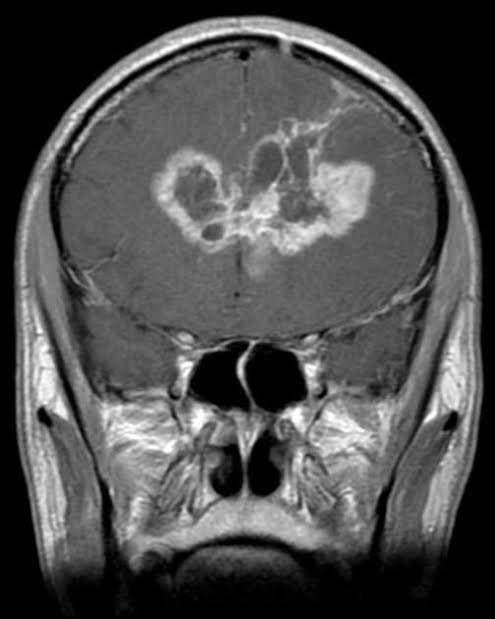
#> input picture brain_tumor_classification/Testing/glioma_tumor/image(1).jpg, 495 x 619 px
$ python -i preprocessing.py   (imports and definitions only)
#> lines starting #> are read from the running program, lines starting #| are printed output that depends on the picture
import cv2
import numpy as np
from PIL import Image


def apply_clahe(img: np.ndarray) -> np.ndarray:
    """
    Applies Contrast Limited Adaptive Histogram Equalization (CLAHE) to an image.

    Args:
        img: Input image as a numpy array (RGB, uint8).

    Returns:
        Image with CLAHE applied (uint8).
    """
    lab = cv2.cvtColor(img, cv2.COLOR_RGB2LAB)
    l, a, b = cv2.split(lab)

    clahe = cv2.createCLAHE(clipLimit=2.0, tileGridSize=(8, 8))
    cl = clahe.apply(l)

    limg = cv2.merge((cl, a, b))
    final_img = cv2.cvtColor(limg, cv2.COLOR_LAB2RGB)
    return final_img


def preprocess_image(img: Image.Image, target_size: tuple = (224, 224)) -> np.ndarray:
    """
    Standardizes image preprocessing: resize, CLAHE, and normalization.

    Args:
        img: PIL Image object.
        target_size: Desired output size.

    Returns:
        Preprocessed image as a numpy array, normalized to [0, 1].
    """
    img = img.convert("RGB")
    img = img.resize(target_size, Image.Resampling.LANCZOS)
    img_array = np.array(img)

    img_array = apply_clahe(img_array)
    img_array = img_array.astype(np.float32)

    return img_array

>>> from PIL import Image
>>> picture = Image.open('../brain_tumor_classification/Testing/glioma_tumor/image(1).jpg')
#> picture is the input picture: PIL image 495x619 RGB; min 0, max 255, mean 78.6
>>> result = preprocess_image(picture)
#> in preprocess_image, `img = img.resize(target_size, Image.Resampling.LANCZOS)`:
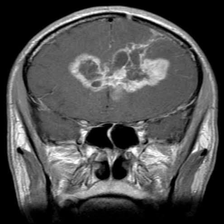
#> img: PIL image 224x224 RGB; min 0, max 255, mean 78.6
#> in apply_clahe, `lab = cv2.cvtColor(img, cv2.COLOR_RGB2LAB)`: lab: shape (224, 224, 3); mean of channels 0, 1, 2 83.4, 128, 128
#> in apply_clahe, `l, a, b = cv2.split(lab)`: a: shape (224, 224); every value is 128
#> in apply_clahe, `cl = clahe.apply(l)`:
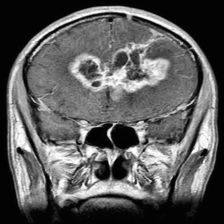
#> cl: shape (224, 224); min 1, max 255, mean 92.2
#> in apply_clahe, `limg = cv2.merge((cl, a, b))`: limg: shape (224, 224, 3); mean of channels 0, 1, 2 92.2, 128, 128

$ run again, on brain_tumor_classification/Testing/glioma_tumor/image(10).jpg
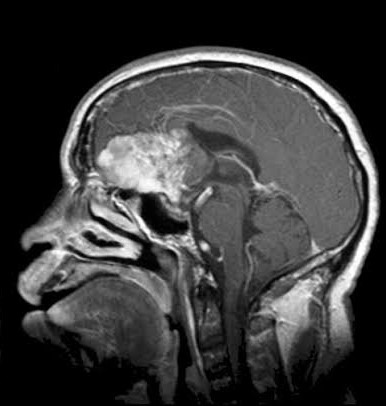
#> input picture brain_tumor_classification/Testing/glioma_tumor/image(10).jpg, 386 x 406 px
#> picture is the input picture: PIL image 386x406 RGB; min 0, max 255, mean 60.2
#> in preprocess_image, `img = img.resize(target_size, Image.Resampling.LANCZOS)`:
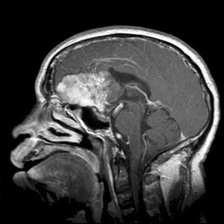
#> img: PIL image 224x224 RGB; min 0, max 255, mean 60.2
#> lab: shape (224, 224, 3); mean of channels 0, 1, 2 63.4, 128, 128
#> a: shape (224, 224); every value is 128
#> in apply_clahe, `cl = clahe.apply(l)`:
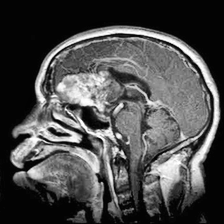
#> cl: shape (224, 224); min 1, max 255, mean 75.8
#> limg: shape (224, 224, 3); mean of channels 0, 1, 2 75.8, 128, 128

$ run again, on brain_tumor_classification/Testing/glioma_tumor/image(11).jpg
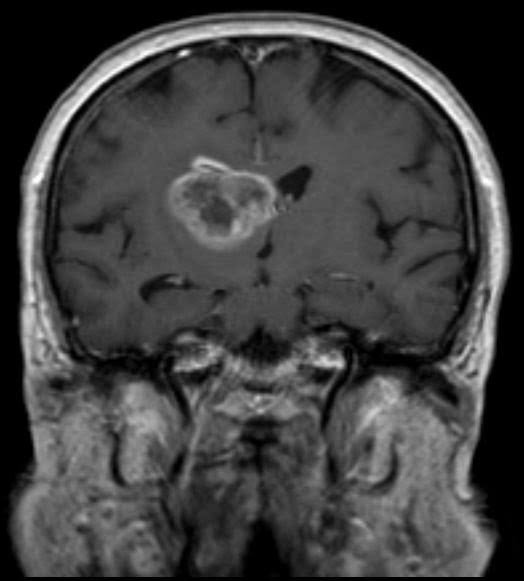
#> input picture brain_tumor_classification/Testing/glioma_tumor/image(11).jpg, 524 x 581 px
#> picture is the input picture: PIL image 524x581 RGB; min 0, max 255, mean 65
#> in preprocess_image, `img = img.resize(target_size, Image.Resampling.LANCZOS)`:
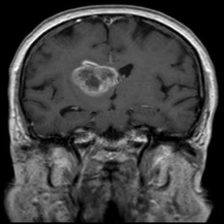
#> img: PIL image 224x224 RGB; min 0, max 255, mean 65
#> lab: shape (224, 224, 3); mean of channels 0, 1, 2 69.2, 128, 128
#> a: shape (224, 224); every value is 128
#> in apply_clahe, `cl = clahe.apply(l)`:
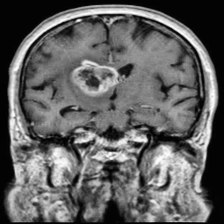
#> cl: shape (224, 224); min 1, max 255, mean 97.1
#> limg: shape (224, 224, 3); mean of channels 0, 1, 2 97.1, 128, 128

$ run again, on brain_tumor_classification/Testing/glioma_tumor/image(13).jpg
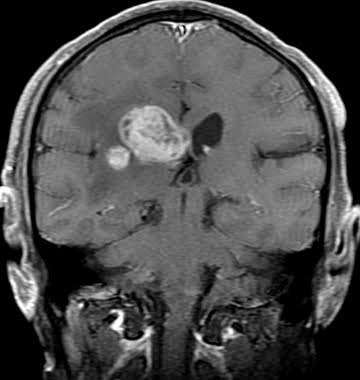
#> input picture brain_tumor_classification/Testing/glioma_tumor/image(13).jpg, 360 x 380 px
#> picture is the input picture: PIL image 360x380 RGB; min 0, max 255, mean 75.3
#> in preprocess_image, `img = img.resize(target_size, Image.Resampling.LANCZOS)`:
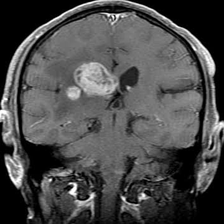
#> img: PIL image 224x224 RGB; min 0, max 255, mean 75.3
#> lab: shape (224, 224, 3); mean of channels 0, 1, 2 80, 128, 128
#> a: shape (224, 224); every value is 128
#> in apply_clahe, `cl = clahe.apply(l)`:
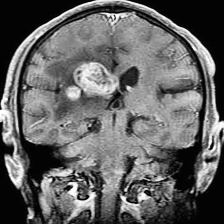
#> cl: shape (224, 224); min 1, max 255, mean 99.1
#> limg: shape (224, 224, 3); mean of channels 0, 1, 2 99.1, 128, 128
